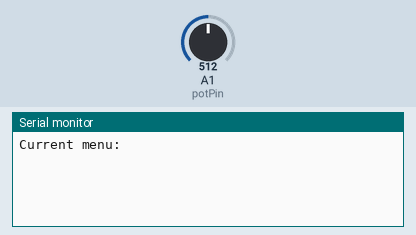
Bench run of a sketch on a simulated Arduino Uno, built with avr-gcc and run on an emulated ATmega328P. Parts: the last lines printed to the serial monitor. The inputs (shaded band) are chosen by the test bench; at power-on: A1 (potPin) = 512.

Above: at 3.1 s.
3.2 s: A1 (potPin) set to 510
6.2 s: A1 (potPin) set to 493
At 6.7 s:
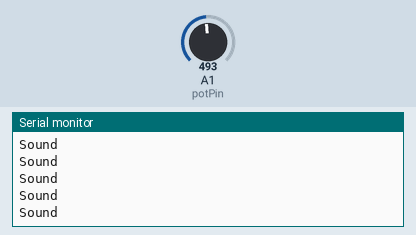
13.0 s: A1 (potPin) set to 774
14.5 s: A1 (potPin) set to 745
At 15.2 s:
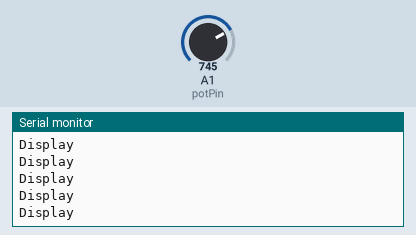

The sketch:

Menu.ino
```cpp
const int potPin = A1;
const int beepPin = 3;
int potValue = 0;
int menuCount = 4;
int currentMenu = 0;
int prevMenu = -1;

void clearLine () {
  Serial.print("\n");
}

int readStablePot() {
  long sum = 0;
  const int samples = 5;
  for (int i = 0; i < samples; i++) {
    sum += analogRead(potPin);
    delay(2);
  }
  return sum/samples;

}


void setup() {
  Serial.begin(9600);
  Serial.println("Current menu:");
  // put your setup code here, to run once:

}

void loop() {
  potValue = readStablePot();
  if (potValue<=240) currentMenu = 0;

  else if (potValue >=260 && potValue<=500) currentMenu = 1;

  else if (potValue >=520 && potValue<=760) currentMenu = 2;

  else if (potValue >=780) currentMenu = 3;

  else currentMenu = prevMenu;

  prevMenu = currentMenu;

    switch(currentMenu) {
      case 0:
        Serial.println("General");
        break;
      case 1:
        Serial.println("Sound");
        break;
      case 2:
        Serial.println("Display");
        break;
      case 3:
        Serial.println("Bluetooth");
        break;
    }
}
```

Measured:
- the behaviour switches between 501 and 500 on A1 (potPin) (found by bisection; images 0 and 1)
- after the input at 6.2 s, the serial monitor: prints a new line at once (image 1)
- after the input at 14.5 s, the serial monitor: prints a new line at once (image 2)
